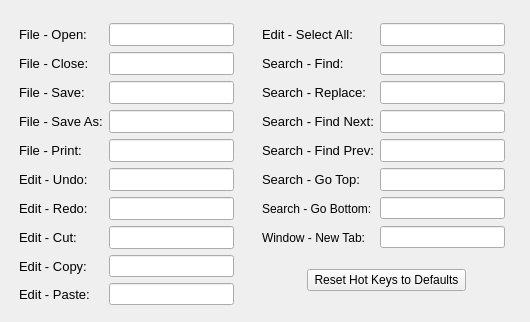
     <widget class="QWidget" name="tab2">
      <attribute name="title">
       <string>Standard Hot Keys</string>
      </attribute>
      <layout class="QGridLayout" name="gridLayout_2">
       <item row="10" column="0" rowspan="4">
        <spacer name="horizontalSpacer_20">
         <property name="orientation">
          <enum>Qt::Horizontal</enum>
         </property>
         <property name="sizeType">
          <enum>QSizePolicy::Fixed</enum>
         </property>
         <property name="sizeHint" stdset="0">
          <size>
           <width>8</width>
           <height>20</height>
          </size>
         </property>
        </spacer>
       </item>
       <item row="15" column="8" rowspan="3">
        <spacer name="horizontalSpacer_22">
         <property name="orientation">
          <enum>Qt::Horizontal</enum>
         </property>
         <property name="sizeType">
          <enum>QSizePolicy::Fixed</enum>
         </property>
         <property name="sizeHint" stdset="0">
          <size>
           <width>8</width>
           <height>20</height>
          </size>
         </property>
        </spacer>
       </item>
       <item row="3" column="1">
        <widget class="QLabel" name="label_32">
         <property name="font">
          <font>
           <pointsize>10</pointsize>
          </font>
         </property>
         <property name="text">
          <string>File - Close:</string>
         </property>
        </widget>
       </item>
       <item row="10" column="1">
        <widget class="QLabel" name="label_37">
         <property name="font">
          <font>
           <pointsize>10</pointsize>
          </font>
         </property>
         <property name="text">
          <string>File - Save As:</string>
         </property>
        </widget>
       </item>
       <item row="0" column="5">
        <spacer name="verticalSpacer_20">
         <property name="orientation">
          <enum>Qt::Vertical</enum>
         </property>
         <property name="sizeType">
          <enum>QSizePolicy::Fixed</enum>
         </property>
         <property name="sizeHint" stdset="0">
          <size>
           <width>20</width>
           <height>12</height>
          </size>
         </property>
        </spacer>
       </item>
       <item row="13" column="1">
        <widget class="QLabel" name="label_26">
         <property name="font">
          <font>
           <pointsize>10</pointsize>
          </font>
         </property>
         <property name="text">
          <string>Edit - Redo:</string>
         </property>
        </widget>
       </item>
       <item row="14" column="2">
        <widget class="KeyLineEdit" name="key_cut">
         <property name="font">
          <font>
           <pointsize>10</pointsize>
          </font>
         </property>
        </widget>
       </item>
       <item row="2" column="1">
        <widget class="QLabel" name="label_27">
         <property name="font">
          <font>
           <pointsize>10</pointsize>
          </font>
         </property>
         <property name="text">
          <string>File - Open:</string>
         </property>
        </widget>
       </item>
       <item row="6" column="6">
        <widget class="KeyLineEdit" name="key_replace">
         <property name="font">
          <font>
           <pointsize>10</pointsize>
          </font>
         </property>
        </widget>
       </item>
       <item row="15" column="2">
        <widget class="KeyLineEdit" name="key_copy"/>
       </item>
       <item row="10" column="5">
        <widget class="QLabel" name="label_35">
         <property name="font">
          <font>
           <pointsize>10</pointsize>
          </font>
         </property>
         <property name="text">
          <string>Search - Find Next:</string>
         </property>
        </widget>
       </item>
       <item row="2" column="2">
        <widget class="KeyLineEdit" name="key_open">
         <property name="minimumSize">
          <size>
           <width>120</width>
           <height>0</height>
          </size>
         </property>
         <property name="font">
          <font>
           <pointsize>10</pointsize>
          </font>
         </property>
        </widget>
       </item>
       <item row="3" column="6">
        <widget class="KeyLineEdit" name="key_find">
         <property name="font">
          <font>
           <pointsize>10</pointsize>
          </font>
         </property>
        </widget>
       </item>
       <item row="31" column="1" colspan="6">
        <spacer name="verticalSpacer_21">
         <property name="orientation">
          <enum>Qt::Vertical</enum>
         </property>
         <property name="sizeType">
          <enum>QSizePolicy::Expanding</enum>
         </property>
         <property name="sizeHint" stdset="0">
          <size>
           <width>20</width>
           <height>0</height>
          </size>
         </property>
        </spacer>
       </item>
       <item row="10" column="2">
        <widget class="KeyLineEdit" name="key_saveAs">
         <property name="font">
          <font>
           <pointsize>10</pointsize>
          </font>
         </property>
        </widget>
       </item>
       <item row="12" column="1">
        <widget class="QLabel" name="label_21">
         <property name="font">
          <font>
           <pointsize>10</pointsize>
          </font>
         </property>
         <property name="text">
          <string>Edit - Undo:</string>
         </property>
        </widget>
       </item>
       <item row="14" column="6">
        <widget class="KeyLineEdit" name="key_newTab"/>
       </item>
       <item row="11" column="5">
        <widget class="QLabel" name="label_31">
         <property name="font">
          <font>
           <pointsize>10</pointsize>
          </font>
         </property>
         <property name="text">
          <string>Search - Find Prev:</string>
         </property>
        </widget>
       </item>
       <item row="15" column="5" rowspan="2" colspan="3" alignment="Qt::AlignHCenter">
        <widget class="QPushButton" name="reset_PB">
         <property name="sizePolicy">
          <sizepolicy hsizetype="Fixed" vsizetype="Fixed">
           <horstretch>0</horstretch>
           <verstretch>0</verstretch>
          </sizepolicy>
         </property>
         <property name="text">
          <string> Reset Hot Keys to Defaults </string>
         </property>
        </widget>
       </item>
       <item row="16" column="1">
        <widget class="QLabel" name="label_33">
         <property name="font">
          <font>
           <pointsize>10</pointsize>
          </font>
         </property>
         <property name="text">
          <string>Edit - Paste:</string>
         </property>
        </widget>
       </item>
       <item row="6" column="2">
        <widget class="KeyLineEdit" name="key_save">
         <property name="font">
          <font>
           <pointsize>10</pointsize>
          </font>
         </property>
        </widget>
       </item>
       <item row="12" column="5">
        <widget class="QLabel" name="label_36">
         <property name="font">
          <font>
           <pointsize>10</pointsize>
          </font>
         </property>
         <property name="text">
          <string>Search - Go Top:</string>
         </property>
        </widget>
       </item>
       <item row="13" column="5">
        <widget class="QLabel" name="label_38">
         <property name="text">
          <string>Search - Go Bottom:</string>
         </property>
        </widget>
       </item>
       <item row="2" column="6">
        <widget class="KeyLineEdit" name="key_selectAll">
         <property name="minimumSize">
          <size>
           <width>120</width>
           <height>0</height>
          </size>
         </property>
         <property name="font">
          <font>
           <pointsize>10</pointsize>
          </font>
         </property>
        </widget>
       </item>
       <item row="13" column="2">
        <widget class="KeyLineEdit" name="key_redo">
         <property name="font">
          <font>
           <pointsize>10</pointsize>
          </font>
         </property>
        </widget>
       </item>
       <item row="3" column="5">
        <widget class="QLabel" name="label_24">
         <property name="font">
          <font>
           <pointsize>10</pointsize>
          </font>
         </property>
         <property name="text">
          <string>Search - Find:</string>
         </property>
        </widget>
       </item>
       <item row="13" column="6">
        <widget class="KeyLineEdit" name="key_goBottom"/>
       </item>
       <item row="15" column="1">
        <widget class="QLabel" name="label_22">
         <property name="font">
          <font>
           <pointsize>10</pointsize>
          </font>
         </property>
         <property name="text">
          <string>Edit - Copy:</string>
         </property>
        </widget>
       </item>
       <item row="16" column="2">
        <widget class="KeyLineEdit" name="key_paste"/>
       </item>
       <item row="3" column="2">
        <widget class="KeyLineEdit" name="key_close">
         <property name="font">
          <font>
           <pointsize>10</pointsize>
          </font>
         </property>
        </widget>
       </item>
       <item row="14" column="5">
        <widget class="QLabel" name="label_30">
         <property name="text">
          <string>Window - New Tab:</string>
         </property>
        </widget>
       </item>
       <item row="2" column="5">
        <widget class="QLabel" name="label_25">
         <property name="font">
          <font>
           <pointsize>10</pointsize>
          </font>
         </property>
         <property name="text">
          <string>Edit - Select All:</string>
         </property>
        </widget>
       </item>
       <item row="11" column="1">
        <widget class="QLabel" name="label_23">
         <property name="font">
          <font>
           <pointsize>10</pointsize>
          </font>
         </property>
         <property name="text">
          <string>File - Print:</string>
         </property>
        </widget>
       </item>
       <item row="13" column="3" rowspan="3">
        <spacer name="horizontalSpacer_21">
         <property name="orientation">
          <enum>Qt::Horizontal</enum>
         </property>
         <property name="sizeType">
          <enum>QSizePolicy::Fixed</enum>
         </property>
         <property name="sizeHint" stdset="0">
          <size>
           <width>10</width>
           <height>20</height>
          </size>
         </property>
        </spacer>
       </item>
       <item row="6" column="5">
        <widget class="QLabel" name="label_34">
         <property name="font">
          <font>
           <pointsize>10</pointsize>
          </font>
         </property>
         <property name="text">
          <string>Search - Replace:</string>
         </property>
        </widget>
       </item>
       <item row="11" column="2">
        <widget class="KeyLineEdit" name="key_print">
         <property name="font">
          <font>
           <pointsize>10</pointsize>
          </font>
         </property>
        </widget>
       </item>
       <item row="12" column="6">
        <widget class="KeyLineEdit" name="key_goTop">
         <property name="font">
          <font>
           <pointsize>10</pointsize>
          </font>
         </property>
        </widget>
       </item>
       <item row="11" column="6">
        <widget class="KeyLineEdit" name="key_findPrev">
         <property name="font">
          <font>
           <pointsize>10</pointsize>
          </font>
         </property>
        </widget>
       </item>
       <item row="12" column="2">
        <widget class="KeyLineEdit" name="key_undo">
         <property name="font">
          <font>
           <pointsize>10</pointsize>
          </font>
         </property>
        </widget>
       </item>
       <item row="6" column="1">
        <widget class="QLabel" name="label_29">
         <property name="font">
          <font>
           <pointsize>10</pointsize>
          </font>
         </property>
         <property name="text">
          <string>File - Save:</string>
         </property>
        </widget>
       </item>
       <item row="14" column="1">
        <widget class="QLabel" name="label_28">
         <property name="font">
          <font>
           <pointsize>10</pointsize>
          </font>
         </property>
         <property name="text">
          <string>Edit - Cut:</string>
         </property>
        </widget>
       </item>
       <item row="10" column="6">
        <widget class="KeyLineEdit" name="key_findNext">
         <property name="font">
          <font>
           <pointsize>10</pointsize>
          </font>
         </property>
        </widget>
       </item>
      </layout>
     </widget>
